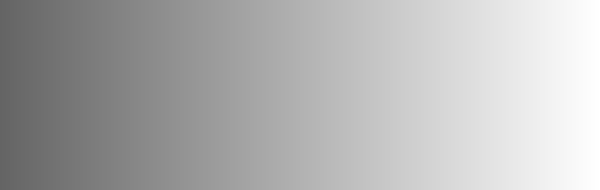
<?xml version="1.0" encoding="UTF-8"?>
<ui version="4.0">
 <class>AboutDialog</class>
 <widget class="QDialog" name="AboutDialog">
  <property name="geometry">
   <rect>
    <x>0</x>
    <y>0</y>
    <width>600</width>
    <height>190</height>
   </rect>
  </property>
  <property name="sizePolicy">
   <sizepolicy hsizetype="Fixed" vsizetype="Fixed">
    <horstretch>0</horstretch>
    <verstretch>0</verstretch>
   </sizepolicy>
  </property>
  <property name="minimumSize">
   <size>
    <width>600</width>
    <height>190</height>
   </size>
  </property>
  <property name="maximumSize">
   <size>
    <width>600</width>
    <height>190</height>
   </size>
  </property>
  <property name="windowTitle">
   <string>Dialog</string>
  </property>
  <property name="windowIcon">
   <iconset resource="MainWindow.qrc">
    <normaloff>:/main_wind/figure/main_wind/Fengsim_logo_about.png</normaloff>:/main_wind/figure/main_wind/Fengsim_logo_about.png</iconset>
  </property>
  <property name="windowOpacity">
   <double>1.000000000000000</double>
  </property>
  <property name="autoFillBackground">
   <bool>false</bool>
  </property>
  <property name="styleSheet">
   <string notr="true">background-color: qlineargradient(spread:pad, x1:0, y1:0, x2:1, y2:0, stop:0 rgba(100, 100, 100, 255), stop:1 rgb(255, 255, 255))</string>
  </property>
  <property name="sizeGripEnabled">
   <bool>false</bool>
  </property>
  <layout class="QHBoxLayout" name="horizontalLayout">
   <property name="spacing">
    <number>0</number>
   </property>
   <property name="leftMargin">
    <number>0</number>
   </property>
   <property name="topMargin">
    <number>0</number>
   </property>
   <property name="rightMargin">
    <number>0</number>
   </property>
   <property name="bottomMargin">
    <number>0</number>
   </property>
   <item>
    <widget class="ClickedLabel" name="label">
     <property name="minimumSize">
      <size>
       <width>600</width>
       <height>0</height>
      </size>
     </property>
     <property name="maximumSize">
      <size>
       <width>600</width>
       <height>150</height>
      </size>
     </property>
     <property name="text">
      <string/>
     </property>
     <property name="pixmap">
      <pixmap resource="MainWindow.qrc">:/main_wind/figure/main_wind/Fengsim_logo_hi.png</pixmap>
     </property>
     <property name="scaledContents">
      <bool>true</bool>
     </property>
    </widget>
   </item>
  </layout>
 </widget>
 <customwidgets>
  <customwidget>
   <class>ClickedLabel</class>
   <extends>QLabel</extends>
   <header location="global">AboutDialog.h</header>
  </customwidget>
 </customwidgets>
 <resources>
  <include location="MainWindow.qrc"/>
 </resources>
 <connections/>
</ui>
